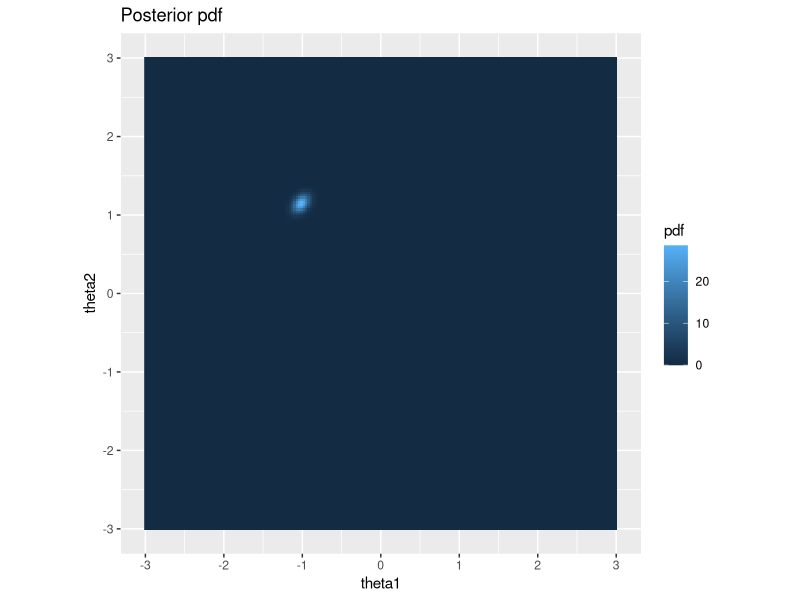
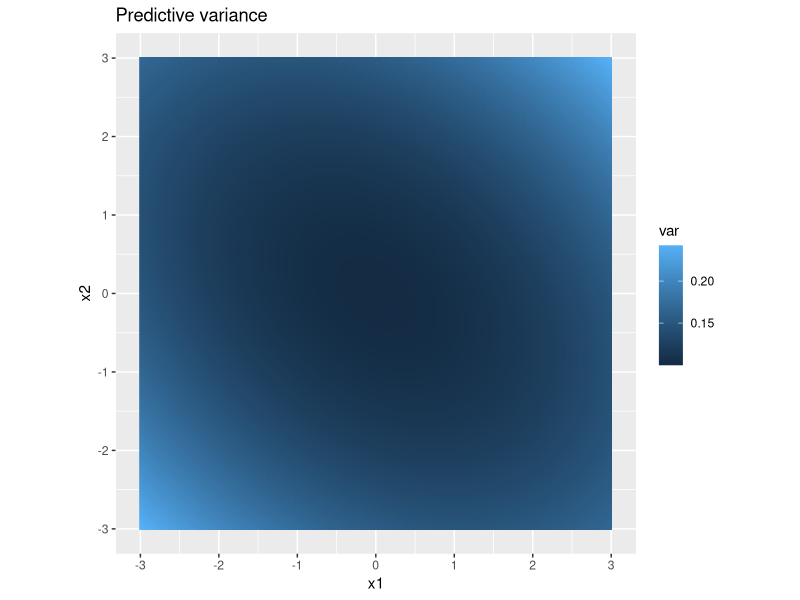
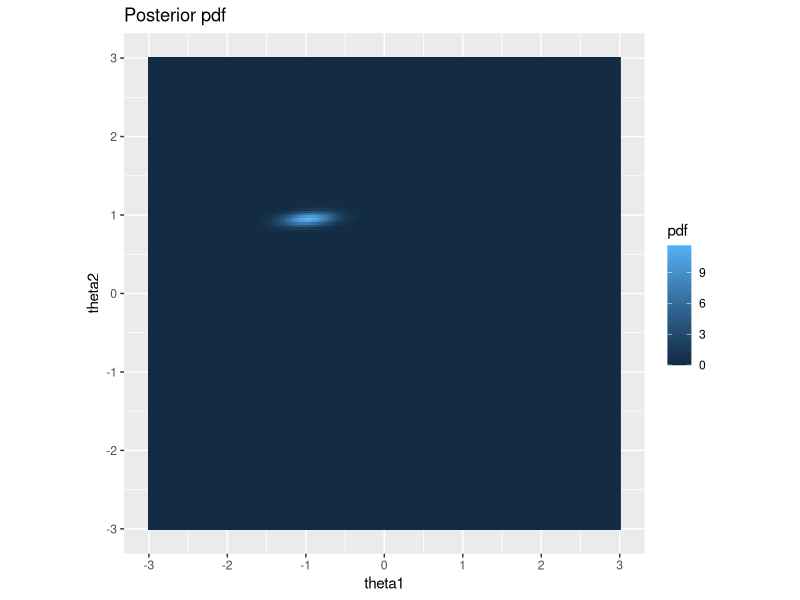
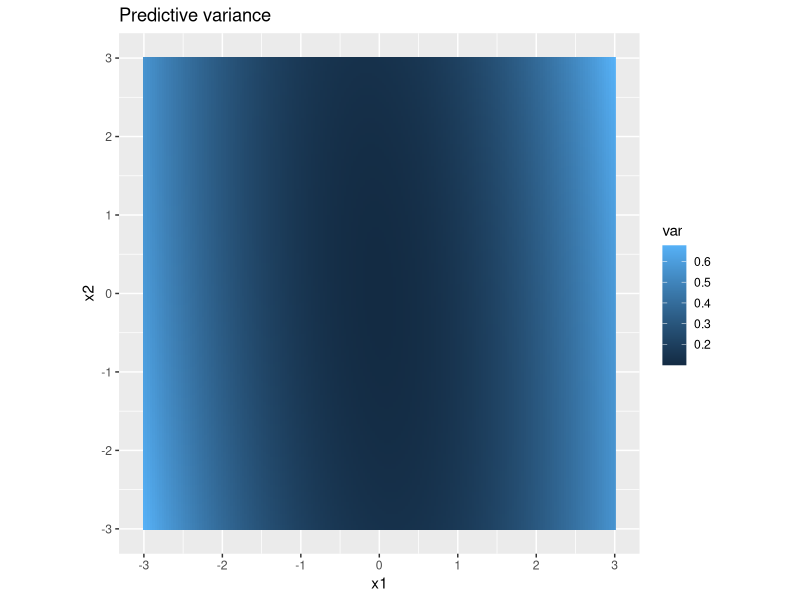
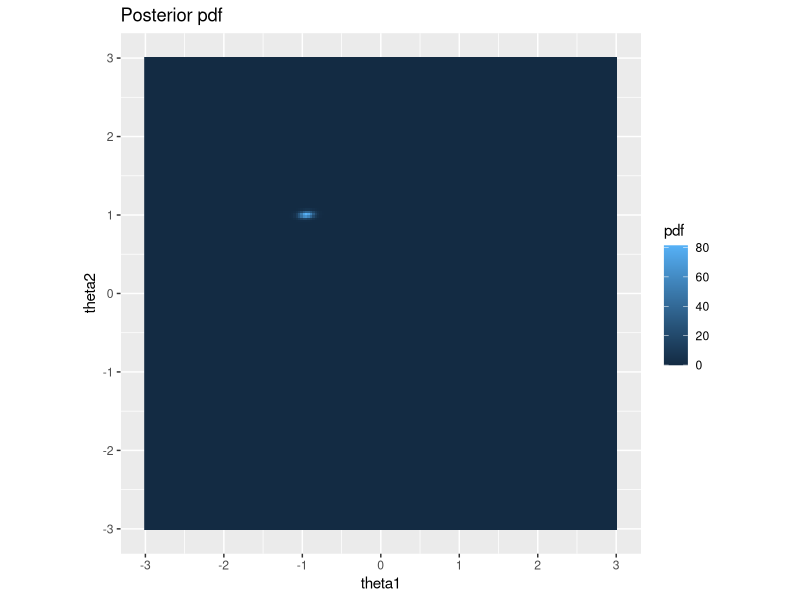
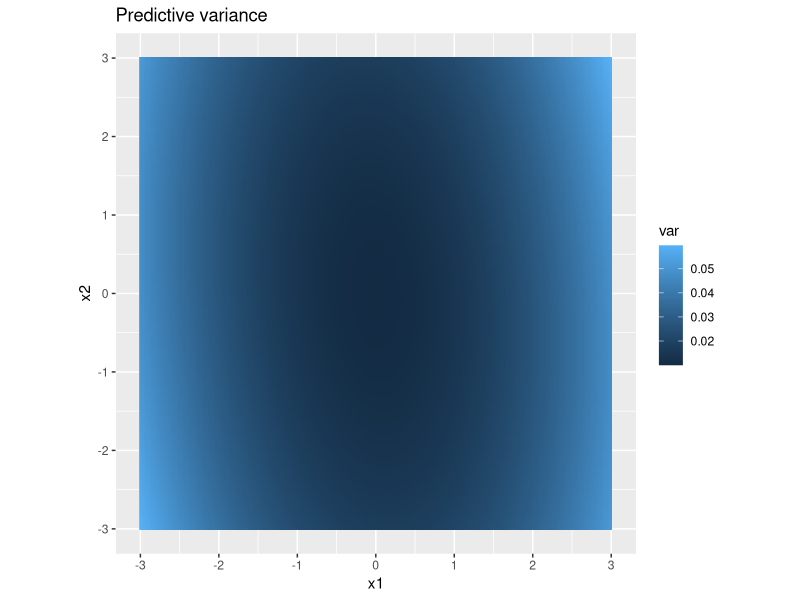

Reproduce these figures in R, in order.
## ---- chunk 1
knitr::opts_chunk$set(echo = TRUE, fig.width = 5, fig.height = 4.5, fig.align = "center")
set.seed(2026)
## ---- chunk 2
library(ggplot2)

grid <- expand.grid(a = seq(-3, 3, length.out = 200), b = seq(-3, 3, length.out = 200))
G <- as.matrix(grid)

run <- function(sx, s2) {
  X <- cbind(rnorm(20, 0, sqrt(sx[1])), rnorm(20, 0, sqrt(sx[2])))
  y <- X %*% c(-1, 1) + rnorm(20, 0, sqrt(s2))
  K <- solve(s2 * diag(20) + X %*% t(X))
  S <- diag(2) - t(X) %*% K %*% X
  m <- t(X) %*% K %*% y
  D <- sweep(G, 2, m)
  grid$pdf <- exp(-rowSums(D %*% solve(S) * D) / 2) / (2 * pi * sqrt(det(S)))
  grid$var <- s2 + rowSums(G %*% S * G)
  print(list(mean = m, cov = S))
print(ggplot(grid, aes(a, b, fill = pdf)) + geom_raster() + coord_fixed() +
        scale_x_continuous(breaks = -3:3) + scale_y_continuous(breaks = -3:3) +
        labs(x = "theta1", y = "theta2", title = "Posterior pdf"))
print(ggplot(grid, aes(a, b, fill = var)) + geom_raster() + coord_fixed() +
        scale_x_continuous(breaks = -3:3) + scale_y_continuous(breaks = -3:3) +
        labs(x = "x1", y = "x2", title = "Predictive variance"))
}
## ---- chunk 3
run(c(1, 1), 0.1)
## ---- chunk 4
run(c(0.1, 1), 0.1)
## ---- chunk 5
run(c(0.1, 1), 0.01)
